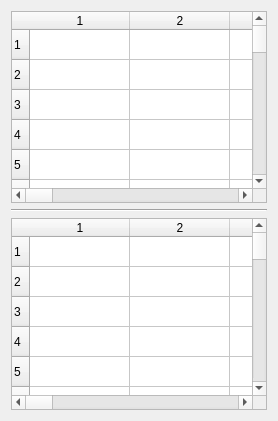
        <widget class="QWidget" name="tab_6">
         <attribute name="title">
          <string>Haar 2D</string>
         </attribute>
         <layout class="QGridLayout" name="gridLayout_3">
          <item row="0" column="0">
           <layout class="QVBoxLayout" name="verticalLayout_4">
            <property name="sizeConstraint">
             <enum>QLayout::SetNoConstraint</enum>
            </property>
            <item>
             <widget class="QTableWidget" name="tableHaarCoeffGrScl1">
              <property name="sizePolicy">
               <sizepolicy hsizetype="Preferred" vsizetype="Preferred">
                <horstretch>0</horstretch>
                <verstretch>0</verstretch>
               </sizepolicy>
              </property>
              <property name="rowCount">
               <number>64</number>
              </property>
              <property name="columnCount">
               <number>64</number>
              </property>
              <row/>
              <row/>
              <row/>
              <row/>
              <row/>
              <row/>
              <row/>
              <row/>
              <row/>
              <row/>
              <row/>
              <row/>
              <row/>
              <row/>
              <row/>
              <row/>
              <row/>
              <row/>
              <row/>
              <row/>
              <row/>
              <row/>
              <row/>
              <row/>
              <row/>
              <row/>
              <row/>
              <row/>
              <row/>
              <row/>
              <row/>
              <row/>
              <row/>
              <row/>
              <row/>
              <row/>
              <row/>
              <row/>
              <row/>
              <row/>
              <row/>
              <row/>
              <row/>
              <row/>
              <row/>
              <row/>
              <row/>
              <row/>
              <row/>
              <row/>
              <row/>
              <row/>
              <row/>
              <row/>
              <row/>
              <row/>
              <row/>
              <row/>
              <row/>
              <row/>
              <row/>
              <row/>
              <row/>
              <row/>
              <column/>
              <column/>
              <column/>
              <column/>
              <column/>
              <column/>
              <column/>
              <column/>
              <column/>
              <column/>
              <column/>
              <column/>
              <column/>
              <column/>
              <column/>
              <column/>
              <column/>
              <column/>
              <column/>
              <column/>
              <column/>
              <column/>
              <column/>
              <column/>
              <column/>
              <column/>
              <column/>
              <column/>
              <column/>
              <column/>
              <column/>
              <column/>
              <column/>
              <column/>
              <column/>
              <column/>
              <column/>
              <column/>
              <column/>
              <column/>
              <column/>
              <column/>
              <column/>
              <column/>
              <column/>
              <column/>
              <column/>
              <column/>
              <column/>
              <column/>
              <column/>
              <column/>
              <column/>
              <column/>
              <column/>
              <column/>
              <column/>
              <column/>
              <column/>
              <column/>
              <column/>
              <column/>
              <column/>
              <column/>
             </widget>
            </item>
            <item>
             <widget class="Line" name="line_2">
              <property name="orientation">
               <enum>Qt::Horizontal</enum>
              </property>
             </widget>
            </item>
            <item>
             <widget class="QTableWidget" name="tableHaarCoeffGrScl2">
              <property name="sizePolicy">
               <sizepolicy hsizetype="Preferred" vsizetype="Preferred">
                <horstretch>0</horstretch>
                <verstretch>0</verstretch>
               </sizepolicy>
              </property>
              <property name="rowCount">
               <number>64</number>
              </property>
              <property name="columnCount">
               <number>64</number>
              </property>
              <row/>
              <row/>
              <row/>
              <row/>
              <row/>
              <row/>
              <row/>
              <row/>
              <row/>
              <row/>
              <row/>
              <row/>
              <row/>
              <row/>
              <row/>
              <row/>
              <row/>
              <row/>
              <row/>
              <row/>
              <row/>
              <row/>
              <row/>
              <row/>
              <row/>
              <row/>
              <row/>
              <row/>
              <row/>
              <row/>
              <row/>
              <row/>
              <row/>
              <row/>
              <row/>
              <row/>
              <row/>
              <row/>
              <row/>
              <row/>
              <row/>
              <row/>
              <row/>
              <row/>
              <row/>
              <row/>
              <row/>
              <row/>
              <row/>
              <row/>
              <row/>
              <row/>
              <row/>
              <row/>
              <row/>
              <row/>
              <row/>
              <row/>
              <row/>
              <row/>
              <row/>
              <row/>
              <row/>
              <row/>
              <column/>
              <column/>
              <column/>
              <column/>
              <column/>
              <column/>
              <column/>
              <column/>
              <column/>
              <column/>
              <column/>
              <column/>
              <column/>
              <column/>
              <column/>
              <column/>
              <column/>
              <column/>
              <column/>
              <column/>
              <column/>
              <column/>
              <column/>
              <column/>
              <column/>
              <column/>
              <column/>
              <column/>
              <column/>
              <column/>
              <column/>
              <column/>
              <column/>
              <column/>
              <column/>
              <column/>
              <column/>
              <column/>
              <column/>
              <column/>
              <column/>
              <column/>
              <column/>
              <column/>
              <column/>
              <column/>
              <column/>
              <column/>
              <column/>
              <column/>
              <column/>
              <column/>
              <column/>
              <column/>
              <column/>
              <column/>
              <column/>
              <column/>
              <column/>
              <column/>
              <column/>
              <column/>
              <column/>
              <column/>
             </widget>
            </item>
           </layout>
          </item>
         </layout>
        </widget>
